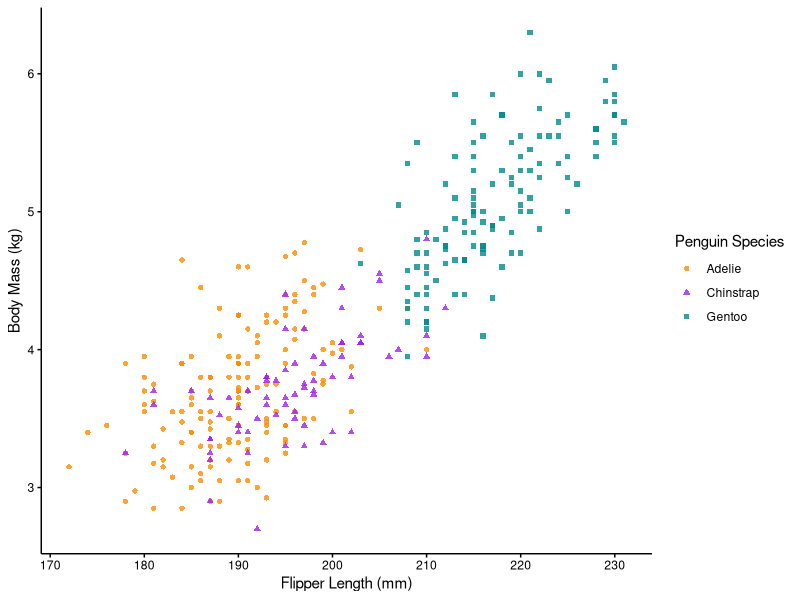

Here is the R script that generated this plot:
## ---- chunk 1
#| include: false
library(ggplot2)
theme_light <- function() {
  theme_minimal(base_size = 11) %+%
  theme(
    panel.border = element_blank(),
    panel.grid.major.y = element_blank(),
    panel.grid.minor.y = element_blank(),
    panel.grid.major.x = element_blank(),
    panel.grid.minor.x = element_blank(),
    text = element_text(colour = "black"),
    axis.text = element_text(colour = "black"),
    rect = element_rect(colour = "white", fill = "black"),
    plot.background = element_rect(fill = "white", colour = NA),
    axis.line = element_line(colour = "black"),
    axis.ticks = element_line(colour = "black")
  )
}

theme_dark <- function() {
  theme_minimal(base_size = 11) %+%
  theme(
    panel.border = element_blank(),
    panel.grid.major.y = element_blank(),
    panel.grid.minor.y = element_blank(),
    panel.grid.major.x = element_blank(),
    panel.grid.minor.x = element_blank(),
    text = element_text(colour = "white"),
    axis.text = element_text(colour = "white"),
    rect = element_rect(colour = "#272b30", fill = "#272b30"),
    plot.background = element_rect(fill = "#272b30", colour = NA),
    axis.line = element_line(colour = "white"),
    axis.ticks = element_line(colour = "white")
  )
}

darksvglite <- function(file, width, height) {
  on.exit(reset_theme_settings())
  theme_set(theme_dark())
  ggsave(
    filename = file,
    width = width,
    height = height,
    dev = "svg",
    bg = "transparent"
  )
}
## ---- chunk 2
#| fig-width: !expr 16/2
#| fig-height: !expr 9/2
library(ggplot2)
library(palmerpenguins)
theme_set(theme_light())
ggplot(data = penguins) +
  aes(
    x = flipper_length_mm,
    y = body_mass_g / 1e3,
    colour = species,
    shape = species
  ) +
  geom_point(alpha = 0.8, na.rm = TRUE) +
  scale_colour_manual(values = c("darkorange", "purple", "cyan4")) +
  labs(
    x = "Flipper Length (mm)",
    y = "Body Mass (kg)",
    color = "Penguin Species",
    shape = "Penguin Species"
  )
